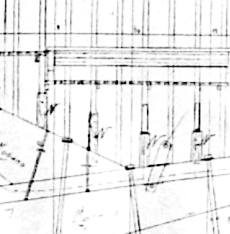
#> input picture primitive_ir_lib/tests/fixtures/BSCM_3_4_false_circle_crop.png, 230 x 234 px; its folder holds only this picture in this run
$ python -i test_degradation_and_performance_benchmark.py   (imports and definitions only)   (older library calls are emulated)
#> lines starting #> are read from the running program, lines starting #| are printed output that depends on the picture; after the words box and inside, x2 and y2 are one past the last pixel; in counts of white or black regions, pixels touching at a corner belong together
#> further down, picture is the input picture: shape (234, 230); min 0, max 255, mean 237
### research/antigravity/2026-10-11/arc_extraction/test_true_arc_matrix.py
"""True Arc Empirical Matrix (Section 13).

Measures representative combinations of:
- RADII_PX: 5, 8, 12, 20, 40, 80, 120
- SWEEP_DEG: 15, 30, 45, 60, 90, 120, 180, 240, 270, 300, 330
- START_ANGLE_DEG: 0, 30, 90, 135, 225
- STROKE_WIDTH_PX: 1, 2, 3, 5, 8
- Anti-aliased (LINE_AA) vs Non-antialiased (LINE_8) controls

Records all 16 required metrics for each configuration.
"""

from __future__ import annotations

import math
from typing import Optional

import cv2
import numpy as np


def thin_zhang_suen_local(binary: np.ndarray) -> np.ndarray:
    """Candidate-local topology-preserving 2-pass Zhang-Suen skeletonization.

    Operates strictly on a local cropped component mask (0/1 uint8), never globally.
    """
    img = np.pad((binary > 0).astype(np.uint8), 1, mode="constant", constant_values=0)
    changed = True
    while changed:
        changed = False
        for pass_idx in (0, 1):
            p2 = img[:-2, 1:-1]
            p3 = img[:-2, 2:]
            p4 = img[1:-1, 2:]
            p5 = img[2:, 2:]
            p6 = img[2:, 1:-1]
            p7 = img[2:, :-2]
            p8 = img[1:-1, :-2]
            p9 = img[:-2, :-2]

            neighbors = p2 + p3 + p4 + p5 + p6 + p7 + p8 + p9
            transitions = (
                ((p2 == 0) & (p3 == 1)).astype(np.uint8)
                + ((p3 == 0) & (p4 == 1)).astype(np.uint8)
                + ((p4 == 0) & (p5 == 1)).astype(np.uint8)
                + ((p5 == 0) & (p6 == 1)).astype(np.uint8)
                + ((p6 == 0) & (p7 == 1)).astype(np.uint8)
                + ((p7 == 0) & (p8 == 1)).astype(np.uint8)
                + ((p8 == 0) & (p9 == 1)).astype(np.uint8)
                + ((p9 == 0) & (p2 == 1)).astype(np.uint8)
            )
            cond = (img[1:-1, 1:-1] == 1) & (neighbors >= 2) & (neighbors <= 6) & (transitions == 1)
            if pass_idx == 0:
                cond &= (p2 * p4 * p6 == 0) & (p4 * p6 * p8 == 0)
            else:
                cond &= (p2 * p4 * p8 == 0) & (p2 * p6 * p8 == 0)

            if np.any(cond):
                img[1:-1, 1:-1][cond] = 0
                changed = True
    return img[1:-1, 1:-1]


def fit_taubin_weighted(pts: np.ndarray, weights: Optional[np.ndarray] = None) -> Optional[tuple[float, float, float]]:
    """Taubin (1991) gradient-normalized algebraic circle fit (with optional medial weights)."""
    n = len(pts)
    if n < 3:
        return None
    x = pts[:, 0].astype(np.float64)
    y = pts[:, 1].astype(np.float64)
    if weights is None:
        w = np.ones(n, dtype=np.float64) / float(n)
    else:
        w_raw = np.asarray(weights, dtype=np.float64)
        w_sum = float(np.sum(w_raw))
        w = w_raw / w_sum if w_sum > 0 else np.ones(n, dtype=np.float64) / float(n)

    mx = float(np.sum(w * x))
    my = float(np.sum(w * y))
    X = x - mx
    Y = y - my
    Z = X * X + Y * Y
    Mz = float(np.sum(w * Z))
    if Mz <= 1e-12:
        return None
    Z0 = Z - Mz
    V = np.column_stack([Z0, X, Y])
    M = V.T @ (V * w[:, None])
    inv_sqrt_4Mz = 1.0 / math.sqrt(4.0 * Mz)
    scale = np.array([inv_sqrt_4Mz, 1.0, 1.0], dtype=np.float64)
    S = (M * scale[:, None]) * scale[None, :]
    try:
        evals, evecs = np.linalg.eigh(S)
    except np.linalg.LinAlgError:
        return None
    v = evecs[:, 0]
    A = float(v[0]) * inv_sqrt_4Mz
    B = float(v[1])
    C = float(v[2])
    if abs(A) <= 1e-12:
        return None
    cx_rel = -B / (2.0 * A)
    cy_rel = -C / (2.0 * A)
    r_sq = cx_rel * cx_rel + cy_rel * cy_rel + Mz
    if r_sq <= 0 or not math.isfinite(r_sq):
        return None
    return (mx + cx_rel, my + cy_rel, math.sqrt(r_sq))


def fit_taubin(pts: np.ndarray) -> Optional[tuple[float, float, float]]:
    return fit_taubin_weighted(pts, None)


def line_fit_rms(pts: np.ndarray) -> float:
    """Orthogonal (total least squares) straight-line RMS residual."""
    if len(pts) < 2:
        return 0.0
    centered = pts - np.mean(pts, axis=0)
    cov = (centered.T @ centered) / float(len(pts))
    evals = np.linalg.eigvalsh(cov)
    return math.sqrt(max(0.0, float(evals[0])))


# [116 lines left out: function extract_and_evaluate_arc, not called in this run]


def _angle_diff_deg(a: float, b: float) -> float:
    d = abs(a - b) % 360.0
    return min(d, 360.0 - d)


# [139 lines left out: functions eval_single_config, run_true_arc_matrix, not called in this run]


# [2 lines that do not run on import are left out]

### research/antigravity/2026-10-11/arc_extraction/test_negative_matrix_and_ellipse_control.py
"""Sections 19 & 20: False-Positive Negative Matrix and Ellipse Control Benchmark.

Covers:
- Section 19: Consolidated negative-control benchmark across 26 families (lines, parallel lines,
  grid, cross hatch, dense hatch, 90/45/acute corners, rounded rectangle, rectangle, capsule/stadium,
  dimension arrowhead, random noise, speckle clusters, full circle, concentric circles, ellipse,
  and glyphs C, G, O, 0, 8, S, U, J, ) across multiple scales and stroke widths).
- Section 20: Ellipse axis ratios (1.00, 1.05, 1.10, 1.20, 1.50, 2.00) x sweeps (45, 60, 90, 120, 180, 270 deg)
  x orientations (0, 30, 45, 90 deg).
"""

from __future__ import annotations

import math
from typing import Optional

import cv2
import numpy as np

from test_arc_vs_line_discrimination import piecewise_polyline_rms
from test_true_arc_matrix import fit_taubin_weighted, line_fit_rms, thin_zhang_suen_local


# [34 lines left out: function measure_local_curvature_variation, not called in this run]


def order_points_along_arc(pts_medial: np.ndarray, cx: float, cy: float) -> np.ndarray:
    """Order medial points along the supported arc interval from start to end around (cx, cy)."""
    if len(pts_medial) <= 3:
        return pts_medial
    angles_deg = (np.degrees(np.arctan2(pts_medial[:, 1] - cy, pts_medial[:, 0] - cx)) + 360.0) % 360.0
    sorted_idx = np.argsort(angles_deg)
    sorted_angles = angles_deg[sorted_idx]
    diffs = np.diff(sorted_angles)
    wrap_diff = (sorted_angles[0] + 360.0) - sorted_angles[-1]
    all_gaps = np.append(diffs, wrap_diff)
    max_gap_idx = int(np.argmax(all_gaps))
    if max_gap_idx == len(all_gaps) - 1:
        return pts_medial[sorted_idx]
    return np.vstack([pts_medial[sorted_idx[max_gap_idx + 1:]], pts_medial[sorted_idx[:max_gap_idx + 1]]])


# [352 lines left out: functions evaluate_candidate_component, extract_candidate_arcs_from_image, build_negative_fixtures, run_section_19_negative_matrix, run_section_20_ellipse_control, not called in this run]


# [3 lines that do not run on import are left out]

### research/antigravity/2026-10-11/arc_extraction/test_arc_vs_line_discrimination.py
"""Critical Failure Mode 14A: ARC vs LINE Discrimination.

Tests:
- straight lines (various lengths and angles)
- 15-deg arcs
- 30-deg arcs
- 45-deg arcs
- large-radius shallow arcs (R=300, 600, 1200 px with chord ~100px)
- two-segment corners (L-corners at 90, 120, 150, 165 deg)
- three-segment polyline curvature approximations

Verifies fail-closed classification:
- CURVATURE_INSUFFICIENT_FOR_ARC
- PIECEWISE_LINEAR_NOT_ARC
- TRUE_ARC
"""

from __future__ import annotations

import math
from typing import Optional

import cv2
import numpy as np

from test_true_arc_matrix import fit_taubin_weighted, line_fit_rms, thin_zhang_suen_local


def piecewise_polyline_rms(pts_ordered: np.ndarray, max_segments: int = 3) -> tuple[int, float]:
    """Compute RMS distance of ordered chain points to a simplified 2- or 3-segment polyline."""
    if len(pts_ordered) < 4:
        return 1, 0.0
    contour = pts_ordered.reshape(-1, 1, 2).astype(np.float32)
    arc_len = cv2.arcLength(contour, closed=False)
    # Approximate with small epsilon to see if <= 3 straight segments explain the geometry
    approx = cv2.approxPolyDP(contour, epsilon=max(1.2, 0.018 * arc_len), closed=False)
    verts = approx.reshape(-1, 2).astype(np.float64)
    n_segs = max(1, len(verts) - 1)
    if n_segs > max_segments:
        return n_segs, 999.0

    # Distance from each point to nearest segment of the simplified polyline
    min_d2 = np.full(len(pts_ordered), float("inf"), dtype=np.float64)
    for i in range(len(verts) - 1):
        a = verts[i]
        b = verts[i + 1]
        ab = b - a
        ab_len2 = float(np.dot(ab, ab))
        if ab_len2 <= 1e-12:
            d2 = np.sum((pts_ordered - a) ** 2, axis=1)
        else:
            t = np.clip(((pts_ordered - a) @ ab) / ab_len2, 0.0, 1.0)
            proj = a[None, :] + t[:, None] * ab[None, :]
            d2 = np.sum((pts_ordered - proj) ** 2, axis=1)
        min_d2 = np.minimum(min_d2, d2)
    return n_segs, float(np.sqrt(np.mean(min_d2)))


# [130 lines left out: functions classify_arc_vs_line, run_arc_vs_line_experiment, not called in this run]


# [2 lines that do not run on import are left out]

### research/antigravity/2026-10-11/arc_extraction/test_degradation_and_performance_benchmark.py
"""Sections 25, 26, 28, 29: Confidence Model, Raster Degradation Generalization, and Sequential Performance Benchmark.

Covers:
- Section 26: Transparent monotonic confidence model for admitted arcs (hard gates first, confidence ranks admitted arcs).
- Section 28: Bounded raster degradation benchmark (Gaussian blur, salt-and-pepper noise, anti-aliasing,
  endpoint erosion, JPEG compression quality=50, and contrast reduction) across true arcs and negative controls.
- Section 29: Sequential runtime benchmark (PARALLEL_HEAVY_BENCHMARKS=1) on:
  A. 300x300 isolated ROI
  B. 1000x1000 mixed engineering raster
  C. 2000x2000 mixed engineering raster
"""

from __future__ import annotations

import math
import time

import cv2
import numpy as np

from test_angular_wrap_endpoints_and_cad_contract import compute_circular_support_interval, render_arc_wrapping
from test_negative_matrix_and_ellipse_control import (
    evaluate_candidate_component,
    measure_local_curvature_variation,
    order_points_along_arc,
)
from test_arc_vs_line_discrimination import piecewise_polyline_rms
from test_true_arc_matrix import fit_taubin_weighted, line_fit_rms, thin_zhang_suen_local


# ==============================================================================
# SECTION 26: TRANSPARENT MONOTONIC CONFIDENCE MODEL
# ==============================================================================

# [214 lines left out: functions compute_arc_confidence, preprocess_degraded_raster, apply_degradation, run_section_28_raster_degradation, build_mixed_benchmark_canvas, not called in this run]


def profile_arc_extraction_stage(img_gray: np.ndarray) -> dict:
    """Measure stage-by-stage timing of the candidate arc extraction pipeline."""
    t0 = time.perf_counter()
    binary = (img_gray < 220).astype(np.uint8)
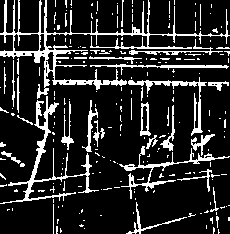
#> binary: shape (234, 230); values 0 (black) and 1 (white), 16.2% white in thin lines or dots
    t1 = time.perf_counter()

    n_labels, labels, stats, _ = cv2.connectedComponentsWithStats(binary, connectivity=8)
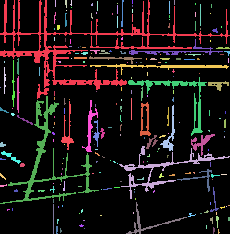
#> labels: shape (234, 230) int32; 232 distinct labels, from 0 to 231; one colour per label, 0 black
#> n_labels = 232; stats = 232 rows, first 6: [0, 0, 230, 234, 45119], [0, 0, 230, 99, 2618], [55, 0, 1, 7, 7], [65, 0, 2, 8, 13], [70, 0, 2, 6, 7], [97, 1, 1, 10, 10]
    t2 = time.perf_counter()

    candidates = []
    for lbl in range(1, n_labels):
        area = int(stats[lbl, cv2.CC_STAT_AREA])
        w = int(stats[lbl, cv2.CC_STAT_WIDTH])
        h = int(stats[lbl, cv2.CC_STAT_HEIGHT])
        if area < 15 or (w < 12 and h < 12):
            continue
        x0 = max(0, int(stats[lbl, cv2.CC_STAT_LEFT]) - 2)
        y0 = max(0, int(stats[lbl, cv2.CC_STAT_TOP]) - 2)
        x1 = min(binary.shape[1], int(stats[lbl, cv2.CC_STAT_LEFT] + w) + 3)
        y1 = min(binary.shape[0], int(stats[lbl, cv2.CC_STAT_TOP] + h) + 3)
        comp_crop = (labels[y0:y1, x0:x1] == lbl).astype(np.uint8)

        # Fast closed-loop filter on local crop
        contours, hierarchy = cv2.findContours(comp_crop, cv2.RETR_CCOMP, cv2.CHAIN_APPROX_NONE)
        has_hole = False
        if hierarchy is not None:
            for i in range(len(contours)):
                child = int(hierarchy[0][i][2])
                if child != -1 and cv2.contourArea(contours[child]) >= 9.0:
                    has_hole = True
                    break
        if has_hole:
            continue
        candidates.append((comp_crop, x0, y0))
#> this loop made 231 passes
#> (area, w, h, x0, y0, x1, y1) on passes 1, 6, 15: (2618, 230, 99, 0, 0, 230, 102), (35, 3, 27, 119, 0, 127, 30), (22, 1, 22, 198, 2, 204, 29)
#> pass 1, in profile_arc_extraction_stage, `comp_crop = (labels[y0:y1, x0:x1] == lbl).astype(np.uint8)`:
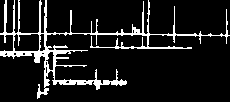
#> comp_crop: shape (102, 230); values 0 (black) and 1 (white), 11.2% white in thin lines or dots
#> after the loop, candidates = 33 items
    t3 = time.perf_counter()

    fits_done = 0
    fit_results = []
    for comp_crop, x0, y0 in candidates:
        ys_all, xs_all = np.where(comp_crop > 0)
        dist_map = cv2.distanceTransform(comp_crop, cv2.DIST_L2, 3)
        skel = thin_zhang_suen_local(comp_crop)
        sy, sx = np.where(skel > 0)
        if len(sx) < 8:
            continue
        pts_all = np.column_stack([(xs_all + x0).astype(np.float64), (ys_all + y0).astype(np.float64)])
        weights_all = (dist_map[ys_all, xs_all] ** 2).astype(np.float64)
        pts_medial = np.column_stack([(sx + x0).astype(np.float64), (sy + y0).astype(np.float64)])

        l_rms = line_fit_rms(pts_medial)
        if l_rms <= 0.65:
            continue
        fits_done += 1
        fit = fit_taubin_weighted(pts_all, weights_all)
        if fit is not None:
            fit_results.append((fit, pts_all, pts_medial, l_rms, float(np.max(dist_map))))
#> this loop made 33 passes
#> (x0, y0, cov in line_fit_rms, l_rms, n in fit_taubin_weighted, w_sum in fit_taubin_weighted, mx in fit_taubin_weighted) on passes 1, 5, 9, 12, 15, 16, 18: (0, 0, [[3670.3, -170.3], [-170.3, 451.1]], 21.03, 2618, 3976, 73.27), (127, 37, [[729, -26.89], [-26.89, 5.95]], 2.22, 230, 270.7, 169.4), (87, 54, [[225.1, 7.72], [7.72, 0.883]], 0.786, 109, 123.4, 117.3), (88, 62, [[1481.2, 5.71], [5.71, 1.82]], 1.34, 349, 501.6, 171.9), (126, 75, [[460.4, 182.9], [182.9, 291.1]], 13.2, 547, 1015.3, 175.9), (206, 79, [[24.51, -1.97], [-1.97, 2.05]], 1.37, 89, 142.6, 217.3), (0, 94, [[456.6, 24.18], [24.18, 938.9]], 21.34, 1155, 2075.6, 47.15)
#> (x0, y0, cov in line_fit_rms, l_rms) on passes 2, 11, 14, 23, 25, 28: (119, 0, [[0.134, -1.68], [-1.68, 52]], 0.283), (10, 58, [[0.0407, -0.617], [-0.617, 184]], 0.197), (15, 74, [[0.153, 0.405], [0.405, 114]], 0.39), (165, 105, [[0.0988, -0.111], [-0.111, 26.92]], 0.314), (91, 118, [[0.276, 0.459], [0.459, 62.6]], 0.522), (0, 149, [[19.68, 12.06], [12.06, 7.8]], 0.545)
#> pass 1, in profile_arc_extraction_stage, `dist_map = cv2.distanceTransform(comp_crop, cv2.DIST_L2, 3)`:
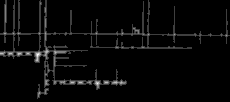
#> dist_map: shape (102, 230) float32; min 0, max 3.82, mean 0.129; drawn with min black and max white
#> pass 1, in thin_zhang_suen_local, `img = np.pad((binary > 0).astype(np.uint8), 1, mode="constant", consta..`:
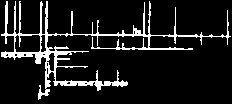
#> img: shape (104, 232); values 0 (black) and 1 (white), 10.9% white in thin lines or dots
#> pass 1, in profile_arc_extraction_stage, `skel = thin_zhang_suen_local(comp_crop)`:
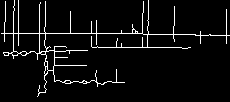
#> skel: shape (102, 230); values 0 (black) and 1 (white), 5.4% white in thin lines or dots
#> after the loop, fit_results = 15 items; fits_done = 15
    t4 = time.perf_counter()

    accepted = 0
    for (cx, cy, _), pts_all, pts_medial, l_rms, cap_r in fit_results:
        r = float(np.median(np.hypot(pts_all[:, 0] - cx, pts_all[:, 1] - cy)))
        if r < 12.0 or r > 2000.0:
            continue
        pts_ordered = order_points_along_arc(pts_medial, cx, cy)
        c_rms = float(np.sqrt(np.mean((np.hypot(pts_ordered[:, 0] - cx, pts_ordered[:, 1] - cy) - r) ** 2)))
        angles_all = (np.degrees(np.arctan2(pts_all[:, 1] - cy, pts_all[:, 0] - cx)) + 360.0) % 360.0
        sorted_all = np.sort(angles_all)
        diffs_all = np.diff(sorted_all)
        wrap_all = (sorted_all[0] + 360.0) - sorted_all[-1]
        max_gap_deg = float(np.max(np.append(diffs_all, wrap_all)))
        if max_gap_deg < 22.0:
            continue
        delta_deg = math.degrees(math.atan2(max(0.0, cap_r - 1.0), max(r, 1.0)))
        sweep_deg = max(0.0, (360.0 - max_gap_deg) - 2.0 * delta_deg)
        sagitta_px = r * (1.0 - math.cos(math.radians(min(sweep_deg, 180.0)) / 2.0))
        if sagitta_px < 2.2 or sweep_deg < 44.0 or (c_rms / max(l_rms, 1e-6)) > 0.45:
            continue
        n_segs, poly_rms = piecewise_polyline_rms(pts_ordered, max_segments=3)
        if n_segs <= 3 and poly_rms < 0.75 * c_rms:
            continue
        rel_r_drift, rel_c_drift, has_inflection = measure_local_curvature_variation(pts_ordered, cx, cy, r)
        if has_inflection or c_rms > 0.58 or (sweep_deg >= 85.0 and (rel_r_drift > 0.16 or rel_c_drift > 0.12)):
            continue
        _conf = compute_arc_confidence(c_rms, l_rms, sagitta_px, sweep_deg, rel_r_drift, max_gap_deg)
        accepted += 1
#> this loop made 15 passes
#> (cx, cy, l_rms, cap_r) on passes 4 to 15: (209.9, -12060.4, 1.34, 1.91), (163.4, 113.9, 13.2, 2.87), (217.9, 70.33, 1.37, 2.32), (56.17, 154.7, 21.34, 3.69), (117.2, 127.8, 2.17, 3.69), (600.1, 175.4, 2.41, 2.74), (109.7, 118.1, 2.25, 2.87), (147.4, 138.2, 1.88, 1.91), (168.2, 90.64, 4.08, 2.87), (196.6, 181.5, 4.79, 1.37), (192.3, 200.8, 0.989, 1.37), (154.2, 214.9, 7.15, 2.32)
#> (cx, cy, l_rms, cap_r, r, wrap_diff in order_points_along_arc, max_gap_idx in order_points_along_arc, c_rms) on passes 1 to 2: (97.93, -29.8, 21.03, 3.82, 99.52, 215.2, 1261, 21.81), (128.1, -1220.9, 2.22, 2.32, 1273.2, 355.8, 140, 2.34)
    t5 = time.perf_counter()

    return {
        "preprocess_ms": (t1 - t0) * 1000.0,
        "component_ms": (t2 - t1) * 1000.0,
        "filter_ms": (t3 - t2) * 1000.0,
        "fit_ms": (t4 - t3) * 1000.0,
        "arbitration_ms": (t5 - t4) * 1000.0,
        "total_ms": (t5 - t0) * 1000.0,
        "candidates": n_labels - 1,
        "fits": fits_done,
        "accepted": accepted,
    }


# [39 lines left out: function run_section_29_performance_benchmark, not called in this run]


# [3 lines not run here, left out]

>>> import cv2
>>> picture = cv2.imread('../../../../primitive_ir_lib/tests/fixtures/BSCM_3_4_false_circle_crop.png', cv2.IMREAD_GRAYSCALE)
>>> result = profile_arc_extraction_stage(picture)

$ run again, on primitive_ir_lib/tests/fixtures/CASE01_PRIMARY_ASYMMETRIC_WITNESS.png
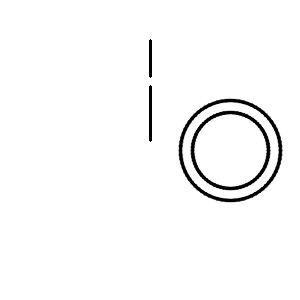
#> input picture primitive_ir_lib/tests/fixtures/CASE01_PRIMARY_ASYMMETRIC_WITNESS.png, 300 x 300 px
#> picture is the input picture: shape (300, 300); min 0, max 255, mean 248.6
#> binary: shape (300, 300); values 0 (black) and 1 (white), 2.9% white; 4 white regions, box (x1, y1, x2, y2) and area: (178, 98, 283, 203) 1346, (190, 110, 271, 191) 1024, (149, 85, 152, 142) 167, (149, 39, 152, 78) 113
#> in profile_arc_extraction_stage, `n_labels, labels, stats, _ = cv2.connectedComponentsWithStats(binary, ..`:
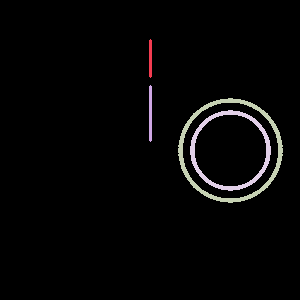
#> labels: shape (300, 300) int32; 5 distinct labels, from 0 to 4; one colour per label, 0 black
#> n_labels = 5; stats = [[0, 0, 300, 300, 87350], [149, 39, 3, 39, 113], [149, 85, 3, 57, 167], [178, 98, 105, 105, 1346], [190, 110, 81, 81, 1024]]
#> the loop in profile_arc_extraction_stage, `for lbl in range(1, n_labels):` made 4 passes
#> (area, w, h, x0, y0, x1, y1, contours) on passes 1 to 2: (113, 3, 39, 147, 37, 155, 81, 1 contour; box (x1, y1, x2, y2) and area: (2, 2, 5, 41) 74), (167, 3, 57, 147, 83, 155, 145, 1 contour; box (x1, y1, x2, y2) and area: (2, 2, 5, 59) 110)
#> after the loop in profile_arc_extraction_stage, `for lbl in range(1, n_labels):`:
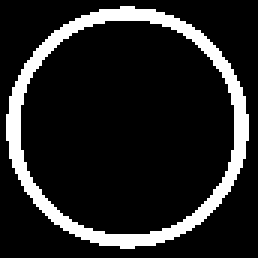
#> comp_crop: shape (86, 86) (shown 3 times larger); values 0 (black) and 1 (white), 13.8% white; 1 white region, box (x1, y1, x2, y2) and area: (2, 2, 83, 83) 1024
#> after the loop in profile_arc_extraction_stage, `for lbl in range(1, n_labels):`: candidates = 2 items
#> the loop in profile_arc_extraction_stage, `for comp_crop, x0, y0 in candidates:` made 2 passes
#> (x0, y0, cov in line_fit_rms, l_rms) on passes 1 to 2: (147, 37, [[0, 0], [0, 102]], 0), (147, 83, [[0, 0], [0, 234]], 0)
#> after the loop in profile_arc_extraction_stage, `for comp_crop, x0, y0 in candidates:`: fit_results = []; fits_done = 0
#> result = 9 items
